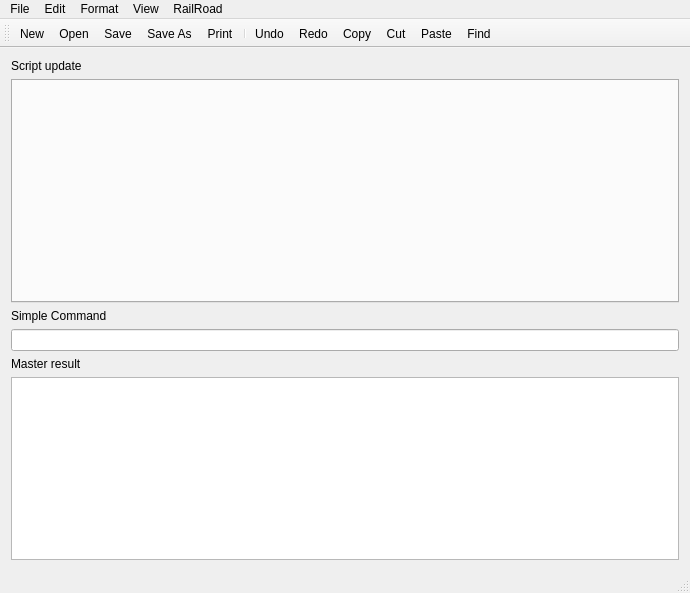
<?xml version="1.0" encoding="UTF-8"?>
<ui version="4.0">
 <class>MainWindow</class>
 <widget class="QMainWindow" name="MainWindow">
  <property name="geometry">
   <rect>
    <x>0</x>
    <y>0</y>
    <width>690</width>
    <height>593</height>
   </rect>
  </property>
  <property name="minimumSize">
   <size>
    <width>530</width>
    <height>230</height>
   </size>
  </property>
  <property name="windowTitle">
   <string>MainWindow</string>
  </property>
  <widget class="QWidget" name="centralWidget">
   <layout class="QVBoxLayout" name="verticalLayout">
    <item>
     <widget class="QLabel" name="label_2">
      <property name="text">
       <string>Script update</string>
      </property>
     </widget>
    </item>
    <item>
     <widget class="TabbedEditor" name="tabWidget">
      <property name="minimumSize">
       <size>
        <width>0</width>
        <height>224</height>
       </size>
      </property>
      <property name="currentIndex">
       <number>-1</number>
      </property>
     </widget>
    </item>
    <item>
     <widget class="QLabel" name="label_3">
      <property name="text">
       <string>Simple Command</string>
      </property>
     </widget>
    </item>
    <item>
     <widget class="QLineEdit" name="simpleCommand">
      <property name="enabled">
       <bool>true</bool>
      </property>
      <property name="text">
       <string/>
      </property>
      <property name="readOnly">
       <bool>false</bool>
      </property>
     </widget>
    </item>
    <item>
     <widget class="QLabel" name="label">
      <property name="text">
       <string>Master result</string>
      </property>
     </widget>
    </item>
    <item>
     <widget class="QTextEdit" name="CommandResult">
      <property name="enabled">
       <bool>true</bool>
      </property>
      <property name="textInteractionFlags">
       <set>Qt::NoTextInteraction</set>
      </property>
     </widget>
    </item>
   </layout>
  </widget>
  <widget class="QMenuBar" name="menuBar">
   <property name="geometry">
    <rect>
     <x>0</x>
     <y>0</y>
     <width>690</width>
     <height>22</height>
    </rect>
   </property>
   <widget class="QMenu" name="menuFile">
    <property name="title">
     <string>File</string>
    </property>
    <addaction name="actionNew"/>
    <addaction name="actionOpen"/>
    <addaction name="actionSave"/>
    <addaction name="actionSave_As"/>
    <addaction name="separator"/>
    <addaction name="actionPrint"/>
    <addaction name="separator"/>
    <addaction name="actionExit"/>
   </widget>
   <widget class="QMenu" name="menuEdit">
    <property name="title">
     <string>Edit</string>
    </property>
    <addaction name="actionUndo"/>
    <addaction name="actionRedo"/>
    <addaction name="separator"/>
    <addaction name="actionCut"/>
    <addaction name="actionCopy"/>
    <addaction name="actionPaste"/>
    <addaction name="separator"/>
    <addaction name="actionFind"/>
    <addaction name="actionReplace"/>
    <addaction name="actionGo_To"/>
    <addaction name="separator"/>
    <addaction name="actionSelect_All"/>
    <addaction name="actionTime_Date"/>
   </widget>
   <widget class="QMenu" name="menuFormat">
    <property name="title">
     <string>Format</string>
    </property>
    <widget class="QMenu" name="menuLanguage">
     <property name="title">
      <string>Language</string>
     </property>
     <addaction name="actionC_Lang"/>
     <addaction name="actionCPP_Lang"/>
     <addaction name="actionJava_Lang"/>
     <addaction name="actionPython_Lang"/>
    </widget>
    <addaction name="actionFont"/>
    <addaction name="menuLanguage"/>
    <addaction name="actionAuto_Indent"/>
    <addaction name="actionWord_Wrap"/>
   </widget>
   <widget class="QMenu" name="menuView">
    <property name="title">
     <string>View</string>
    </property>
    <addaction name="actionStatus_Bar"/>
    <addaction name="actionTool_Bar"/>
   </widget>
   <widget class="QMenu" name="menuRailRoad">
    <property name="title">
     <string>RailRoad</string>
    </property>
    <addaction name="actionUpdate"/>
   </widget>
   <addaction name="menuFile"/>
   <addaction name="menuEdit"/>
   <addaction name="menuFormat"/>
   <addaction name="menuView"/>
   <addaction name="menuRailRoad"/>
  </widget>
  <widget class="QToolBar" name="mainToolBar">
   <attribute name="toolBarArea">
    <enum>TopToolBarArea</enum>
   </attribute>
   <attribute name="toolBarBreak">
    <bool>false</bool>
   </attribute>
   <addaction name="actionNew"/>
   <addaction name="actionOpen"/>
   <addaction name="actionSave"/>
   <addaction name="actionSave_As"/>
   <addaction name="actionPrint"/>
   <addaction name="separator"/>
   <addaction name="actionUndo"/>
   <addaction name="actionRedo"/>
   <addaction name="actionCopy"/>
   <addaction name="actionCut"/>
   <addaction name="actionPaste"/>
   <addaction name="actionFind"/>
  </widget>
  <widget class="QStatusBar" name="statusBar">
   <property name="enabled">
    <bool>true</bool>
   </property>
  </widget>
  <action name="actionNew">
   <property name="icon">
    <iconset>
     <normalon>:/icons/res/icons/new.bmp</normalon>
    </iconset>
   </property>
   <property name="text">
    <string>New</string>
   </property>
   <property name="shortcut">
    <string>Ctrl+N</string>
   </property>
  </action>
  <action name="actionOpen">
   <property name="icon">
    <iconset>
     <normalon>:/icons/res/icons/folder.bmp</normalon>
    </iconset>
   </property>
   <property name="text">
    <string>Open</string>
   </property>
   <property name="shortcut">
    <string>Ctrl+O</string>
   </property>
  </action>
  <action name="actionSave">
   <property name="icon">
    <iconset>
     <normalon>:/icons/res/icons/save.bmp</normalon>
    </iconset>
   </property>
   <property name="text">
    <string>Save</string>
   </property>
   <property name="shortcut">
    <string>Ctrl+S</string>
   </property>
  </action>
  <action name="actionSave_As">
   <property name="icon">
    <iconset>
     <normalon>:/icons/res/icons/save-as.bmp</normalon>
    </iconset>
   </property>
   <property name="text">
    <string>Save As</string>
   </property>
   <property name="shortcut">
    <string>Ctrl+Shift+S</string>
   </property>
  </action>
  <action name="actionPrint">
   <property name="icon">
    <iconset>
     <normalon>:/icons/res/icons/printer.bmp</normalon>
    </iconset>
   </property>
   <property name="text">
    <string>Print...</string>
   </property>
   <property name="shortcut">
    <string>Ctrl+P</string>
   </property>
  </action>
  <action name="actionExit">
   <property name="text">
    <string>Exit</string>
   </property>
  </action>
  <action name="actionUndo">
   <property name="icon">
    <iconset>
     <normalon>:/icons/res/icons/undo.bmp</normalon>
    </iconset>
   </property>
   <property name="text">
    <string>Undo</string>
   </property>
   <property name="shortcut">
    <string>Ctrl+Z</string>
   </property>
  </action>
  <action name="actionCut">
   <property name="icon">
    <iconset>
     <normalon>:/icons/res/icons/cut.bmp</normalon>
    </iconset>
   </property>
   <property name="text">
    <string>Cut</string>
   </property>
   <property name="shortcut">
    <string>Ctrl+X</string>
   </property>
  </action>
  <action name="actionCopy">
   <property name="icon">
    <iconset>
     <normalon>:/icons/res/icons/copy.bmp</normalon>
    </iconset>
   </property>
   <property name="text">
    <string>Copy</string>
   </property>
   <property name="shortcut">
    <string>Ctrl+C</string>
   </property>
  </action>
  <action name="actionPaste">
   <property name="icon">
    <iconset>
     <normalon>:/icons/res/icons/paste.bmp</normalon>
    </iconset>
   </property>
   <property name="text">
    <string>Paste</string>
   </property>
   <property name="shortcut">
    <string>Ctrl+V</string>
   </property>
  </action>
  <action name="actionFind">
   <property name="icon">
    <iconset>
     <normalon>:/icons/res/icons/search.bmp</normalon>
    </iconset>
   </property>
   <property name="text">
    <string>Find...</string>
   </property>
   <property name="shortcut">
    <string>Ctrl+F</string>
   </property>
  </action>
  <action name="actionReplace">
   <property name="text">
    <string>Replace...</string>
   </property>
   <property name="shortcut">
    <string>Ctrl+H</string>
   </property>
  </action>
  <action name="actionGo_To">
   <property name="text">
    <string>Go To...</string>
   </property>
   <property name="shortcut">
    <string>Ctrl+G</string>
   </property>
  </action>
  <action name="actionSelect_All">
   <property name="text">
    <string>Select All</string>
   </property>
   <property name="shortcut">
    <string>Ctrl+A</string>
   </property>
  </action>
  <action name="actionTime_Date">
   <property name="text">
    <string>Time/Date</string>
   </property>
   <property name="shortcut">
    <string>F5</string>
   </property>
  </action>
  <action name="actionFont">
   <property name="text">
    <string>Font...</string>
   </property>
  </action>
  <action name="actionStatus_Bar">
   <property name="checkable">
    <bool>true</bool>
   </property>
   <property name="checked">
    <bool>true</bool>
   </property>
   <property name="enabled">
    <bool>true</bool>
   </property>
   <property name="text">
    <string>Status Bar</string>
   </property>
  </action>
  <action name="actionRedo">
   <property name="icon">
    <iconset>
     <normalon>:/icons/res/icons/redo.bmp</normalon>
    </iconset>
   </property>
   <property name="text">
    <string>Redo</string>
   </property>
   <property name="shortcut">
    <string>Ctrl+Y</string>
   </property>
  </action>
  <action name="actionAuto_Indent">
   <property name="checkable">
    <bool>true</bool>
   </property>
   <property name="checked">
    <bool>true</bool>
   </property>
   <property name="text">
    <string>Auto Indent</string>
   </property>
  </action>
  <action name="actionWord_Wrap">
   <property name="checkable">
    <bool>true</bool>
   </property>
   <property name="text">
    <string>Word Wrap</string>
   </property>
  </action>
  <action name="actionC_Lang">
   <property name="checkable">
    <bool>true</bool>
   </property>
   <property name="text">
    <string>C</string>
   </property>
  </action>
  <action name="actionCPP_Lang">
   <property name="checkable">
    <bool>true</bool>
   </property>
   <property name="text">
    <string>C++</string>
   </property>
  </action>
  <action name="actionJava_Lang">
   <property name="checkable">
    <bool>true</bool>
   </property>
   <property name="text">
    <string>Java</string>
   </property>
  </action>
  <action name="actionPython_Lang">
   <property name="checkable">
    <bool>true</bool>
   </property>
   <property name="text">
    <string>Python</string>
   </property>
  </action>
  <action name="actionTool_Bar">
   <property name="checkable">
    <bool>true</bool>
   </property>
   <property name="checked">
    <bool>true</bool>
   </property>
   <property name="text">
    <string>Tool Bar</string>
   </property>
  </action>
  <action name="actionConnect">
   <property name="text">
    <string>Connect</string>
   </property>
  </action>
  <action name="actionUpdate">
   <property name="text">
    <string>Update</string>
   </property>
  </action>
 </widget>
 <layoutdefault spacing="6" margin="11"/>
 <customwidgets>
  <customwidget>
   <class>TabbedEditor</class>
   <extends>QTabWidget</extends>
   <header>tabbededitor.h</header>
   <container>1</container>
  </customwidget>
 </customwidgets>
 <resources/>
 <connections/>
</ui>
